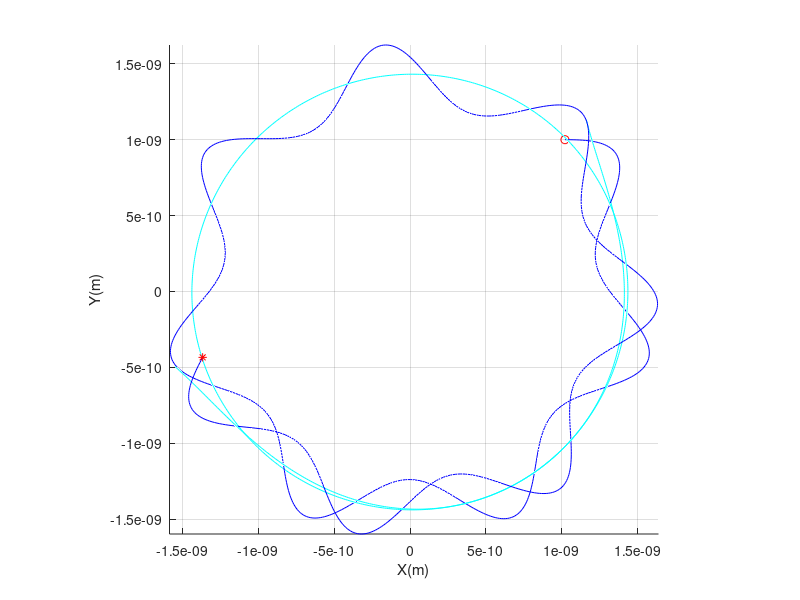
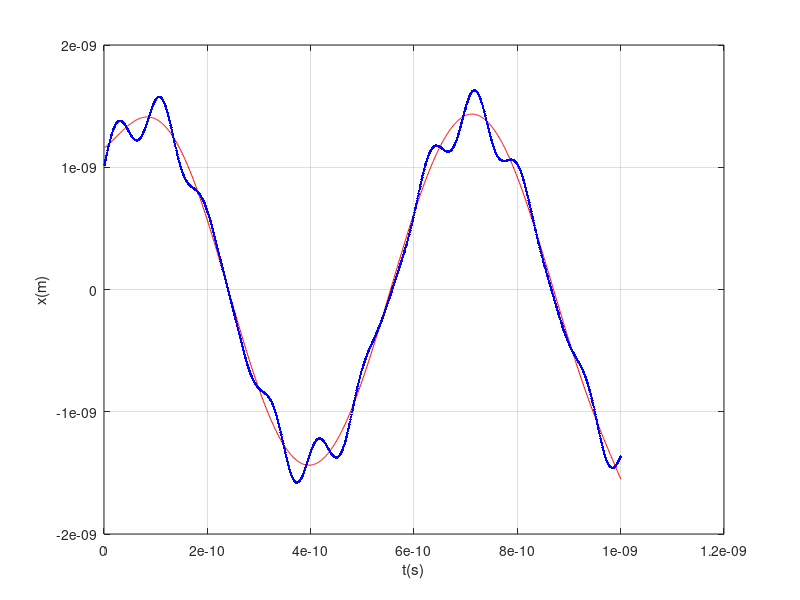
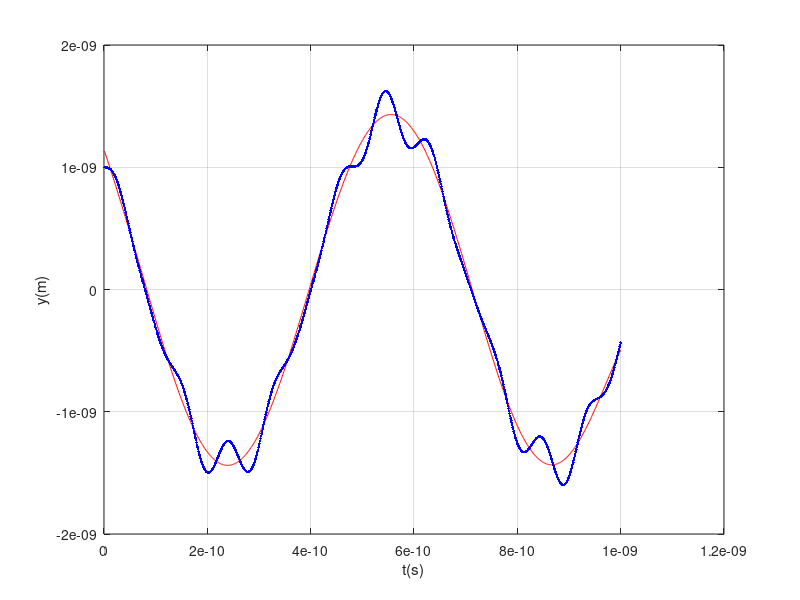
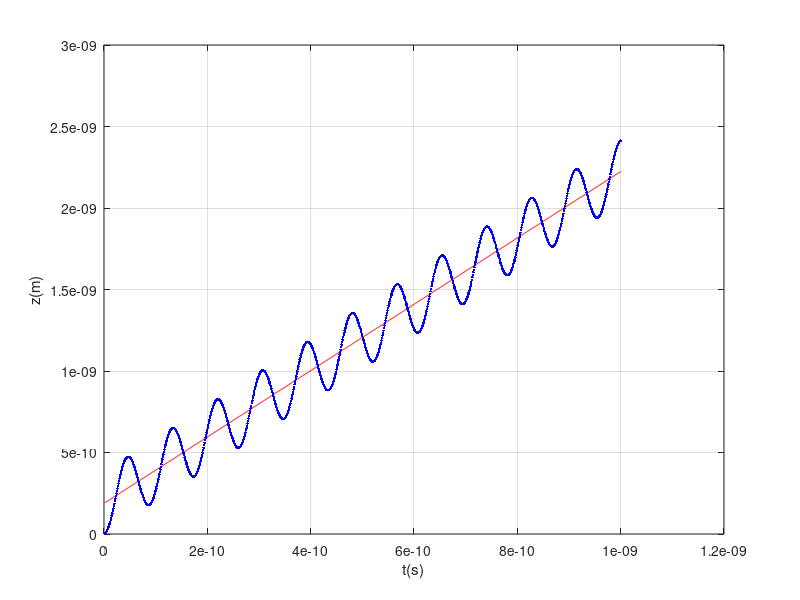

The MATLAB source for these figures, in order:
clear

q=1.6e-19;%(C)
m=9.11e-31;%(kg)

E=[0,0,0];%(V/m)
%B=[0,0,3e-1];%(T)

dt=1e-12;%(s)
n=1000;


v=[20,0,0]; %(m/s)
x=[1e-9,1e-9,0]; %(m)

x1=zeros(n,3);
v1=zeros(n,3);


for i=1:n

v_m=v+(q*E/m)*dt/2;

s=2*dt/(1+dt^2);

v_p0 =v_m+cross(v_m,(0.4*q*[-x(1,2)/sqrt(x(1,1)^2+x(1,2)^2),x(1,1)/sqrt(x(1,1)^2+x(1,2)^2),0]/m)*dt/2);
v_p=v_m+cross(v_p0,(0.4*q*[-x(1,2)/sqrt(x(1,1)^2+x(1,2)^2),x(1,1)/sqrt(x(1,1)^2+x(1,2)^2),0]/m)*s/2);

v=v_p+(q*E/m)*dt/2;

x=x+v*dt;

x1(i,:)=x;
v1(i,:)=v;

end

t0=1:1:n;
x0=dt*t0;
yx=x1(:,1);
yy=x1(:,2);
yz=x1(:,3);

px=polyfit(x0,yx,9);%13次拟合
py=polyfit(x0,yy,9);%13次拟合
pz=polyfit(x0,yz,1);%1次拟合

x=x0;

yx1=polyval(px,x);
yy1=polyval(py,x);
yz1=polyval(pz,x);

figure(1)

plot3(yx1,yy1,yz1,'color',[0,1,1]);%拟合曲线
hold on

plot3(x1(:,1),x1(:,2),x1(:,3),'b-');
hold on;
plot3(x1(1,1),x1(1,2),x1(1,3),'ro');
hold on;
plot3(x1(n,1),x1(n,2),x1(n,3),'r*');
hold on;


xlabel('X(m)');
ylabel('Y(m)');
zlabel('Z(m)');

axis equal;
grid on;

view(0,90);

figure(2)

plot(x,yx1,'r-');%拟合曲线
hold on
plot(x,x1(:,1),'b.');

xlabel('t(s)');
ylabel('x(m)');

grid on;

figure(3)

plot(x,yy1,'r-');%拟合曲线
hold on
plot(x,x1(:,2),'b.');

xlabel('t(s)');
ylabel('y(m)');

grid on;

figure(4)

plot(x,yz1,'r-');%拟合曲线
hold on
plot(x,x1(:,3),'b.');

xlabel('t(s)');
ylabel('z(m)');

grid on;

